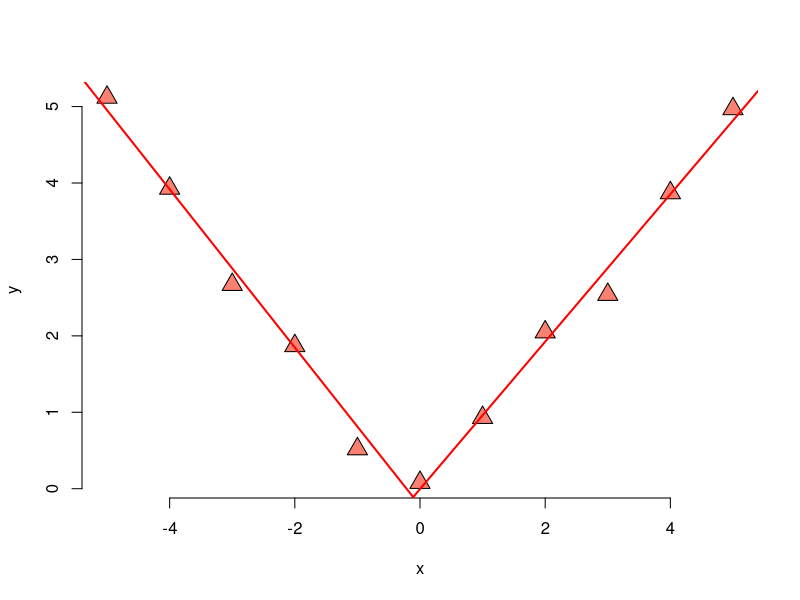
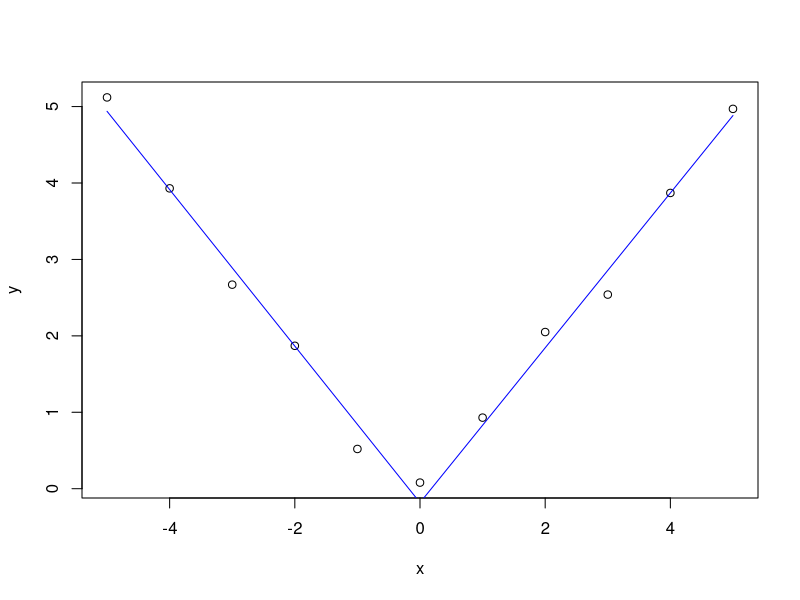

Write the R code that produced these figures, in order.
## ---- chunk 1
rm(list = ls())
library(MASS)
data("shuttle")
head(shuttle)

shuttle$use2 <- as.numeric(shuttle$use == "auto")

logreg <- glm(use2 ~ wind -1 , family = "binomial", data = shuttle)
summary(logreg)$coef
exp(coef(logreg))
Oddsratio <- exp(coef(logreg))[1]/exp(coef(logreg))[2]
Oddsratio
## ---- chunk 2
logreg2 <- glm(use2 ~ wind + magn - 1 , family = "binomial", data = shuttle)
summary(logreg2)$coef
exp(coef(logreg2))
Oddsratio <- exp(coef(logreg))[1]/exp(coef(logreg))[2]
Oddsratio
## ---- chunk 3
logreg3 <- glm(use2 ~ factor(wind), family = "binomial", data = shuttle)
summary(logreg3)$coef

logreg4 <- glm(1 - use2 ~ factor(wind), family = "binomial", data = shuttle)
summary(logreg4)$coef

summary(logreg4)$coef / summary(logreg3)$coef
## ---- chunk 4
data("InsectSprays")
head(InsectSprays)
PoiFit <- glm(count ~ factor(spray) - 1, data = InsectSprays, family = "poisson")
summary(PoiFit)$coef
exp(coef(PoiFit))[1]/exp(coef(PoiFit))[2]
## ---- chunk 5
x <- -5:5
y <- c(5.12, 3.93, 2.67, 1.87, 0.52, 0.08, 0.93, 2.05, 2.54, 3.87, 4.97)
plot(x,y, frame = FALSE, pch = 24, bg = "salmon", cex = 2)
linreg1 <- lm(y[1:6] ~ x[1:6])$coef
linreg2 <- lm(y[6:11] ~ x[6:11])$coef
abline(linreg1, col = "red", lwd = 2)
abline(linreg2, col = "red", lwd = 2)
knots <- c(0)

spline <- sapply(knots, function(knot)(x > knot)* (x-knot))
xmat <- cbind(1, x, spline)
fit <- lm(y ~ xmat - 1)
yhat <- predict(fit)
summary(fit)$coef

(yhat[10]-yhat[6])/4
plot(x,y)
lines(x, yhat, col = "blue")

